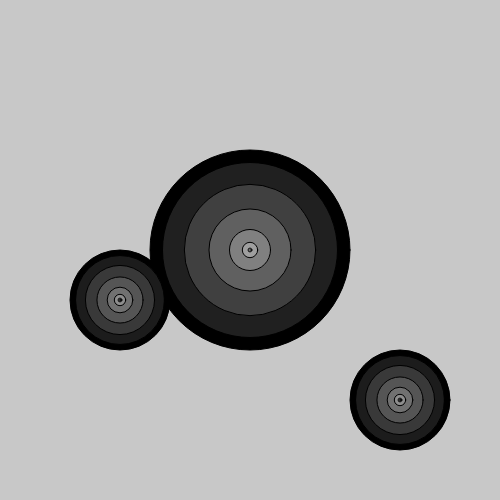
Frame 1 (no input)
Frame 60 (no input): identical to frame 1, image omitted
Frame 120 (the mouse pressed at the canvas centre since frame 60): identical to frame 1, image omitted

The p5.js sketch that drew this single still picture (run headless with seeded random() and noise() and a simulated clock; from frame 60 on, the mouse is pressed at the canvas centre):

// p5.js sketch
// ── sketch.js
var circleX;
var circleY;
var speedX;
var speedY;

function setup() {
  createCanvas(500, 500);
  circleX = 60;
  circleY = 80;
  speedX = 1.5;
  speedY = 1.5;

}

function bounce(x) {
  // check if it hit the bound.
  if (circleX < 0 || circleX > width){
    speedX = speedX * -1;
  }

  if (circleY < 0 || circleY > height){
    speedY = speedY * -1;
  }
}

function move() {
  // move the circle
  circleX = circleX + speedX;
  circleY = circleX + speedY;
}

function drawCircle(x, y, numOfCircles, circleSize) {
  // drawing a circle
  for (var i = 0; i < numOfCircles; i++) {
    var iseg = i / (numOfCircles - 1);

    circleSize = circleSize * (1 - iseg);
    fill (iseg * 255);
    ellipse(x, y, circleSize, circleSize);

  }

}

function draw() {
   background(200);
   drawCircle(width/2, height/2, 9, 200);
   drawCircle(400, 400, 10, 100);
   drawCircle(120, 300, 10, 100);

}
